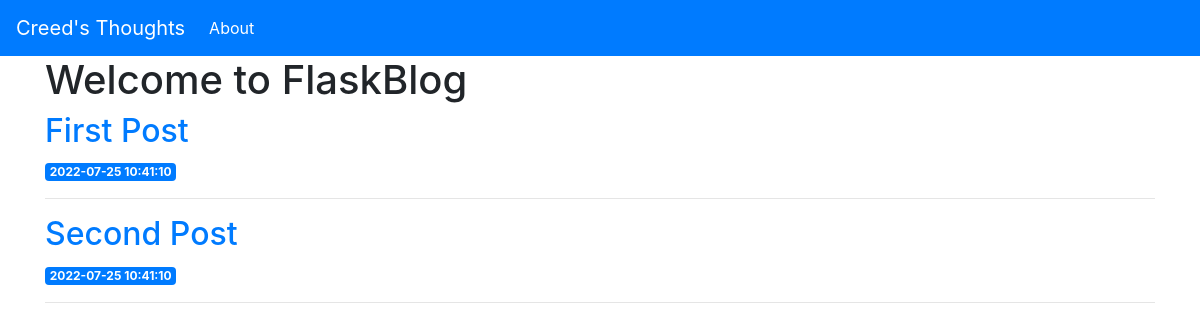
Before: / with the older database file.
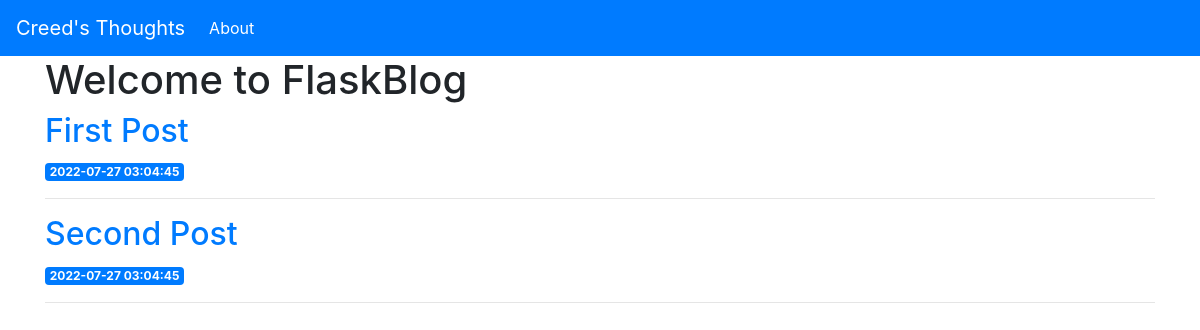
After: the same page with the newer database file.
### tables this page shows
CREATE TABLE posts (
    id INTEGER PRIMARY KEY AUTOINCREMENT,
    created TIMESTAMP NOT NULL DEFAULT CURRENT_TIMESTAMP,
    title TEXT NOT NULL,
    content TEXT NOT NULL
);

### app.py (the view)
@app.route('/')
def index():
    conn = get_db_connection()
    posts = conn.execute('SELECT * FROM posts').fetchall()
    conn.close()
    return render_template('index.html', posts=posts)

### app.py (called while the page is built)
def get_db_connection():
    conn = sqlite3.connect('database.db')
    conn.row_factory = sqlite3.Row
    return conn

### templates/index.html
{% extends 'base.html' %}
{% block content %}
    <h1>{% block title %} Welcome to FlaskBlog {% endblock %}</h1>
    {% for post in posts %}
        <a href="{{ url_for('post', post_id=post['id']) }}">
            <h2>{{ post['title'] }}</h2>
        </a>
        <span class="badge badge-primary">{{ post['created'] }}</span>
        <hr>
    {% endfor %}
{% endblock %}

### templates/base.html (shortened to what this page needs)
<!DOCTYPE html>
<html>
<head>
    <link rel="stylesheet" href="https://stackpath.bootstrapcdn.com/bootstrap/4.3.1/css/bootstrap.min.css">
</head>
<body>
    <nav class="navbar navbar-expand-md navbar-dark bg-primary">
        <a class="navbar-brand" href="{{ url_for('index')}}">Creed's Thoughts</a>
        <div class="collapse navbar-collapse" id="navbarNav">
            <ul class="navbar-nav">
                <li class="nav-item active">
                    <a class="nav-link" href="#">About</a>
                </li>
            </ul>
        </div>
    </nav>
    <div class="container">
        {% block content %} {% endblock %}
    </div>
</body>
</html>

Changed rows visible on the page:
changed posts "First Post": created "2022-07-25 10:41:10" → "2022-07-27 03:04:45"
changed posts "Second Post": created "2022-07-25 10:41:10" → "2022-07-27 03:04:45"
